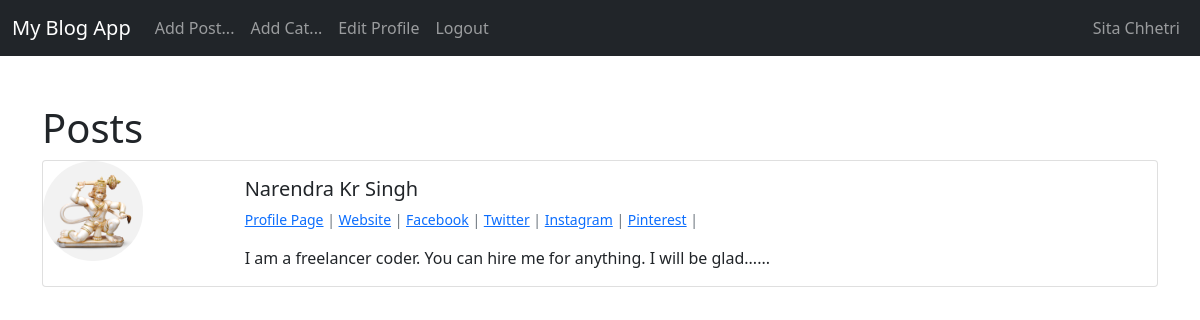
Page /members/1/profile/ (signed in) on the committed database.
### blog_app/models.py (models this page shows, shortened)
class Profile(models.Model):
    user = models.OneToOneField(User, null=True, on_delete=models.CASCADE)
    bio = models.TextField()
    profile_pic = models.ImageField(null=True,blank=True,upload_to="images/profile")
    website_url = models.CharField(max_length=255, null=True,blank=True)
    facebook_url = models.CharField(max_length=255, null=True,blank=True)
    twitter_url = models.CharField(max_length=255, null=True,blank=True)
    instagram_url = models.CharField(max_length=255, null=True,blank=True)
    pintrest_url = models.CharField(max_length=255, null=True,blank=True)

### members/views.py (the view)
# urls.py: path('<int:pk>/profile/', ShowProfilePageView.as_view(), name='show_profile_page'),
class ShowProfilePageView(DetailView):
    model = Profile
    template_name = 'registration/user_profile.html'
    def get_context_data(self, *args, **kwargs):
        context = super(ShowProfilePageView, self).get_context_data(*args, **kwargs)
        page_user = get_object_or_404(Profile, id=self.kwargs['pk'])
        context["page_user"] = page_user
        return context

### members/templates/registration/user_profile.html (shortened to what this page needs)
{% extends 'base.html' %}
{% load static %}
{% block content %}
<h1>Posts</h1>
<div class="card mb-3"">
    <div class="row g-0">
      <div class="col-md-2">
        {% if page_user.profile_pic %}
        <img class="rounded-circle" src="{{ page_user.profile_pic.url }}" alt="img" width="100" height="100">
        {% else %}
        <img class="rounded-circle" src="{% static 'theblog/images/profile1.png' %}" alt="img" width="100" height="100">
        {% endif %}
      </div>
      <div class="col-md-10">
        <div class="card-body">
          <h5 class="card-title">
            {{ page_user.user.first_name }}
            {{ page_user.user.last_name }}
        </h5>
        <p class="small text-muted">
          <a href="{% url 'show_profile_page' page_user.id %}">Profile Page</a>
          {% if page_user.website_url %}
           | <a href="{{ page_user.website_url }}">Website</a> |
          {% endif %}
          {% if page_user.facebook_url %}
           <a href="{{ page_user.facebook_url }}">Facebook</a> |
           {% endif %}
           {% if page_user.twitter_url %}
           <a href="{{ page_user.twitter_url }}">Twitter</a> |
           {% endif %}
           {% if page_user.instagram_url %}
           <a href="{{ page_user.instagram_url }}">Instagram</a> |
           {% endif %}
           {% if page_user.pintrest_url %}
           <a href="{{ page_user.pintrest_url }}">Pinterest</a> |
           {% endif %}
        </p>
          <p class="card-text">{{ page_user.bio }}</p>
        </div>
      </div>
    </div>
  </div>
{% endblock %}

### blog_app/templates/base.html (shortened to what this page needs)
<!doctype html>
<html lang="en">
  <head>
    <link href="https://cdn.jsdelivr.net/npm/bootstrap@5.1.3/dist/css/bootstrap.min.css" rel="stylesheet">
  </head>
  <body>
    <nav class="navbar navbar-expand-lg navbar-dark bg-dark mb-5">
        <div class="container-fluid">
          <a class="navbar-brand" href="{% url 'home' %}">My Blog App</a>
          <div class="collapse navbar-collapse" id="navbarSupportedContent">
            <ul class="navbar-nav me-auto mb-2 mb-lg-0">
              {% if user.is_authenticated %}
              <li class="nav-item">
                <a class="nav-link" href="{% url 'add_post' %}">Add Post...</a>
              </li>
              <li class="nav-item">
                <a class="nav-link" href="{% url 'add_category' %}">Add Cat...</a>
              </li>
              <li class="nav-item">
                <a class="nav-link" href="{% url 'edit_profile' %}">Edit Profile</a>
              </li>
              <li class="nav-item">
                <a class="nav-link" href="{% url 'logout' %}">Logout</a>
              </li>
              {% endif %}
            </ul>
            <ul class="navbar-nav ml-auto mb-2 mb-lg-0">
              <li class="nav-item">
                <a class="nav-link" href="{% url 'login' %}">
                  {{ user.first_name }}
                  {{ user.last_name }}
                </a>
              </li>
            </ul>
          </div>
        </div>
      </nav>
<div class="container">
    {% block content %}{% endblock %}
</div>
  </body>
</html>

### rows in the picture
Profile: profile_pic (picture), user.first_name "Narendra", user.last_name "Kr Singh", bio "I am a freelancer coder. You can hire me for anything. I will be glad......"

### other values in the picture
{{ user.first_name }} "Sita"
{{ user.last_name }} "Chhetri"
